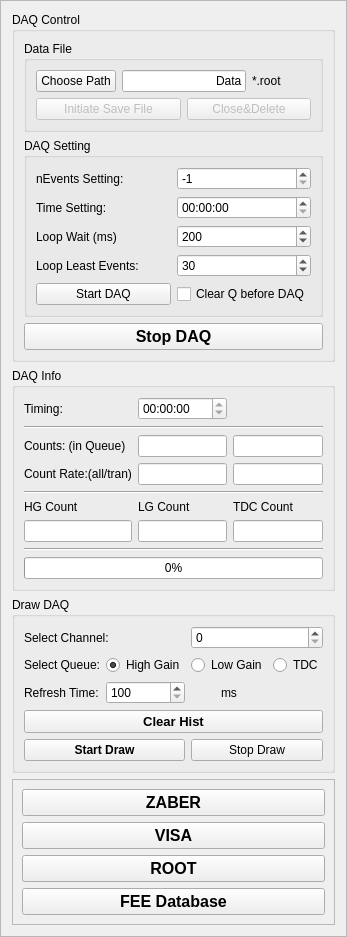
  <widget class="QFrame" name="frame_6">
   <property name="geometry">
    <rect>
     <x>670</x>
     <y>20</y>
     <width>331</width>
     <height>891</height>
    </rect>
   </property>
   <property name="frameShape">
    <enum>QFrame::StyledPanel</enum>
   </property>
   <property name="frameShadow">
    <enum>QFrame::Raised</enum>
   </property>
   <layout class="QGridLayout" name="gridLayout_23">
    <item row="3" column="0">
     <widget class="QGroupBox" name="groupBox_10">
      <property name="title">
       <string>Draw DAQ</string>
      </property>
      <layout class="QGridLayout" name="gridLayout_14">
       <item row="4" column="2" colspan="2">
        <widget class="QPushButton" name="btnStopDraw">
         <property name="font">
          <font>
           <bold>false</bold>
          </font>
         </property>
         <property name="text">
          <string>Stop Draw</string>
         </property>
        </widget>
       </item>
       <item row="1" column="2">
        <widget class="QRadioButton" name="btnLGDraw">
         <property name="text">
          <string>Low Gain</string>
         </property>
        </widget>
       </item>
       <item row="1" column="0">
        <widget class="QLabel" name="label_26">
         <property name="text">
          <string>Select Queue:</string>
         </property>
        </widget>
       </item>
       <item row="1" column="1">
        <widget class="QRadioButton" name="btnHGDraw">
         <property name="text">
          <string>High Gain</string>
         </property>
         <property name="checked">
          <bool>true</bool>
         </property>
        </widget>
       </item>
       <item row="2" column="1">
        <widget class="QSpinBox" name="boxRefreshTime">
         <property name="minimum">
          <number>100</number>
         </property>
         <property name="maximum">
          <number>999999999</number>
         </property>
        </widget>
       </item>
       <item row="2" column="0">
        <widget class="QLabel" name="label_28">
         <property name="text">
          <string>Refresh Time:</string>
         </property>
        </widget>
       </item>
       <item row="4" column="0" colspan="2">
        <widget class="QPushButton" name="btnStartDraw">
         <property name="font">
          <font>
           <bold>true</bold>
          </font>
         </property>
         <property name="text">
          <string>Start Draw</string>
         </property>
        </widget>
       </item>
       <item row="0" column="2" colspan="2">
        <widget class="QSpinBox" name="boxDrawCh">
         <property name="maximum">
          <number>32</number>
         </property>
        </widget>
       </item>
       <item row="1" column="3">
        <widget class="QRadioButton" name="btnTDCDraw">
         <property name="text">
          <string>TDC</string>
         </property>
        </widget>
       </item>
       <item row="2" column="2">
        <widget class="QLabel" name="label_29">
         <property name="text">
          <string>ms</string>
         </property>
         <property name="alignment">
          <set>Qt::AlignCenter</set>
         </property>
        </widget>
       </item>
       <item row="0" column="0" colspan="2">
        <widget class="QLabel" name="label_27">
         <property name="text">
          <string>Select Channel:</string>
         </property>
        </widget>
       </item>
       <item row="3" column="0" colspan="4">
        <widget class="QPushButton" name="btnClearDraw">
         <property name="font">
          <font>
           <pointsize>10</pointsize>
           <bold>true</bold>
          </font>
         </property>
         <property name="text">
          <string>Clear Hist</string>
         </property>
        </widget>
       </item>
      </layout>
     </widget>
    </item>
    <item row="0" column="0">
     <widget class="QGroupBox" name="grpDAQctrl">
      <property name="title">
       <string>DAQ Control</string>
      </property>
      <layout class="QGridLayout" name="gridLayout_22">
       <item row="0" column="0">
        <widget class="QGroupBox" name="groupBox_9">
         <property name="title">
          <string>Data File</string>
         </property>
         <layout class="QGridLayout" name="gridLayout_9">
          <item row="0" column="0">
           <widget class="QPushButton" name="btnPath">
            <property name="text">
             <string>Choose Path</string>
            </property>
           </widget>
          </item>
          <item row="0" column="1" colspan="2">
           <widget class="QLineEdit" name="lblFileName">
            <property name="text">
             <string>Data</string>
            </property>
            <property name="alignment">
             <set>Qt::AlignRight|Qt::AlignTrailing|Qt::AlignVCenter</set>
            </property>
           </widget>
          </item>
          <item row="0" column="3">
           <widget class="QLabel" name="lblFileSuf">
            <property name="text">
             <string>*.root</string>
            </property>
            <property name="alignment">
             <set>Qt::AlignLeading|Qt::AlignLeft|Qt::AlignVCenter</set>
            </property>
           </widget>
          </item>
          <item row="1" column="0" colspan="2">
           <widget class="QPushButton" name="btnFileInit">
            <property name="enabled">
             <bool>false</bool>
            </property>
            <property name="text">
             <string>Initiate Save File</string>
            </property>
           </widget>
          </item>
          <item row="1" column="2" colspan="2">
           <widget class="QPushButton" name="btnFileClose">
            <property name="enabled">
             <bool>false</bool>
            </property>
            <property name="text">
             <string>Close&amp;&amp;Delete</string>
            </property>
           </widget>
          </item>
         </layout>
        </widget>
       </item>
       <item row="3" column="0">
        <widget class="QPushButton" name="btnDAQStop">
         <property name="font">
          <font>
           <pointsize>12</pointsize>
           <bold>true</bold>
          </font>
         </property>
         <property name="text">
          <string>Stop DAQ</string>
         </property>
        </widget>
       </item>
       <item row="1" column="0">
        <widget class="QGroupBox" name="grpDAQStart">
         <property name="title">
          <string>DAQ Setting</string>
         </property>
         <layout class="QGridLayout" name="gridLayout_10">
          <item row="0" column="1">
           <widget class="QSpinBox" name="boxDAQEvent">
            <property name="minimum">
             <number>-1</number>
            </property>
            <property name="maximum">
             <number>999999999</number>
            </property>
            <property name="value">
             <number>-1</number>
            </property>
           </widget>
          </item>
          <item row="1" column="1">
           <widget class="QTimeEdit" name="timeDAQSetting">
            <property name="displayFormat">
             <string>HH:mm:ss</string>
            </property>
            <property name="time">
             <time>
              <hour>0</hour>
              <minute>0</minute>
              <second>0</second>
             </time>
            </property>
           </widget>
          </item>
          <item row="2" column="1">
           <widget class="QSpinBox" name="boxBufferWait">
            <property name="minimum">
             <number>1</number>
            </property>
            <property name="maximum">
             <number>999999999</number>
            </property>
            <property name="value">
             <number>200</number>
            </property>
           </widget>
          </item>
          <item row="1" column="0">
           <widget class="QLabel" name="label_19">
            <property name="text">
             <string>Time Setting:</string>
            </property>
           </widget>
          </item>
          <item row="0" column="0">
           <widget class="QLabel" name="label_32">
            <property name="text">
             <string>nEvents Setting:</string>
            </property>
           </widget>
          </item>
          <item row="2" column="0">
           <widget class="QLabel" name="label_2">
            <property name="text">
             <string>Loop Wait (ms)</string>
            </property>
           </widget>
          </item>
          <item row="3" column="0">
           <widget class="QLabel" name="label_3">
            <property name="text">
             <string>Loop Least Events:</string>
            </property>
           </widget>
          </item>
          <item row="3" column="1">
           <widget class="QSpinBox" name="boxLeastEvents">
            <property name="minimum">
             <number>1</number>
            </property>
            <property name="maximum">
             <number>1000</number>
            </property>
            <property name="value">
             <number>30</number>
            </property>
           </widget>
          </item>
          <item row="4" column="0">
           <widget class="QPushButton" name="btnDAQStart">
            <property name="text">
             <string>Start DAQ</string>
            </property>
           </widget>
          </item>
          <item row="4" column="1">
           <widget class="QCheckBox" name="boxClearQueue">
            <property name="text">
             <string>Clear Q before DAQ</string>
            </property>
           </widget>
          </item>
         </layout>
        </widget>
       </item>
      </layout>
     </widget>
    </item>
    <item row="5" column="0">
     <widget class="QFrame" name="frame_5">
      <property name="frameShape">
       <enum>QFrame::StyledPanel</enum>
      </property>
      <property name="frameShadow">
       <enum>QFrame::Raised</enum>
      </property>
      <layout class="QGridLayout" name="gridLayout_16">
       <item row="1" column="0">
        <widget class="QPushButton" name="btnZaberControl">
         <property name="font">
          <font>
           <pointsize>12</pointsize>
           <bold>true</bold>
          </font>
         </property>
         <property name="text">
          <string>ZABER</string>
         </property>
        </widget>
       </item>
       <item row="3" column="0">
        <widget class="QPushButton" name="btnDraw">
         <property name="font">
          <font>
           <pointsize>12</pointsize>
           <bold>true</bold>
          </font>
         </property>
         <property name="text">
          <string>ROOT</string>
         </property>
        </widget>
       </item>
       <item row="2" column="0">
        <widget class="QPushButton" name="btnVISAControl">
         <property name="font">
          <font>
           <pointsize>12</pointsize>
           <bold>true</bold>
          </font>
         </property>
         <property name="text">
          <string>VISA</string>
         </property>
        </widget>
       </item>
       <item row="4" column="0">
        <widget class="QPushButton" name="btnDBWin">
         <property name="font">
          <font>
           <pointsize>12</pointsize>
           <bold>true</bold>
          </font>
         </property>
         <property name="text">
          <string>FEE Database</string>
         </property>
        </widget>
       </item>
      </layout>
     </widget>
    </item>
    <item row="2" column="0">
     <widget class="QGroupBox" name="grpDAQInfo">
      <property name="title">
       <string>DAQ Info</string>
      </property>
      <layout class="QGridLayout" name="gridLayout_11">
       <item row="5" column="2">
        <widget class="QLabel" name="label_36">
         <property name="text">
          <string>TDC Count</string>
         </property>
        </widget>
       </item>
       <item row="5" column="0">
        <widget class="QLabel" name="label_25">
         <property name="text">
          <string>HG Count</string>
         </property>
        </widget>
       </item>
       <item row="2" column="1">
        <widget class="QLineEdit" name="lineDAQCount">
         <property name="readOnly">
          <bool>true</bool>
         </property>
        </widget>
       </item>
       <item row="6" column="2">
        <widget class="QLineEdit" name="lineTDCDAQCount">
         <property name="readOnly">
          <bool>true</bool>
         </property>
        </widget>
       </item>
       <item row="2" column="0">
        <widget class="QLabel" name="label_37">
         <property name="text">
          <string>Counts: (in Queue)</string>
         </property>
        </widget>
       </item>
       <item row="1" column="0" colspan="3">
        <widget class="Line" name="line_6">
         <property name="orientation">
          <enum>Qt::Horizontal</enum>
         </property>
        </widget>
       </item>
       <item row="3" column="2">
        <widget class="QLineEdit" name="lineCountRateTran">
         <property name="readOnly">
          <bool>true</bool>
         </property>
        </widget>
       </item>
       <item row="5" column="1">
        <widget class="QLabel" name="label_35">
         <property name="text">
          <string>LG Count</string>
         </property>
        </widget>
       </item>
       <item row="3" column="1">
        <widget class="QLineEdit" name="lineCountRate">
         <property name="readOnly">
          <bool>true</bool>
         </property>
        </widget>
       </item>
       <item row="9" column="0" colspan="3">
        <widget class="QProgressBar" name="pbarDAQ">
         <property name="value">
          <number>0</number>
         </property>
        </widget>
       </item>
       <item row="2" column="2">
        <widget class="QLineEdit" name="lineUnreadCount">
         <property name="readOnly">
          <bool>true</bool>
         </property>
        </widget>
       </item>
       <item row="0" column="1">
        <widget class="QTimeEdit" name="timerDAQ">
         <property name="readOnly">
          <bool>true</bool>
         </property>
         <property name="displayFormat">
          <string>HH:mm:ss</string>
         </property>
         <property name="calendarPopup">
          <bool>false</bool>
         </property>
        </widget>
       </item>
       <item row="8" column="0" colspan="3">
        <widget class="Line" name="line_19">
         <property name="orientation">
          <enum>Qt::Horizontal</enum>
         </property>
        </widget>
       </item>
       <item row="4" column="0" colspan="3">
        <widget class="Line" name="line_8">
         <property name="orientation">
          <enum>Qt::Horizontal</enum>
         </property>
        </widget>
       </item>
       <item row="6" column="1">
        <widget class="QLineEdit" name="lineLGDAQCount">
         <property name="readOnly">
          <bool>true</bool>
         </property>
        </widget>
       </item>
       <item row="6" column="0">
        <widget class="QLineEdit" name="lineHGDAQCount">
         <property name="readOnly">
          <bool>true</bool>
         </property>
        </widget>
       </item>
       <item row="0" column="0">
        <widget class="QLabel" name="label_4">
         <property name="text">
          <string>Timing:</string>
         </property>
        </widget>
       </item>
       <item row="3" column="0">
        <widget class="QLabel" name="label_31">
         <property name="text">
          <string>Count Rate:(all/tran)</string>
         </property>
        </widget>
       </item>
      </layout>
     </widget>
    </item>
    <item row="4" column="0">
     <spacer name="verticalSpacer">
      <property name="orientation">
       <enum>Qt::Vertical</enum>
      </property>
      <property name="sizeHint" stdset="0">
       <size>
        <width>20</width>
        <height>40</height>
       </size>
      </property>
     </spacer>
    </item>
   </layout>
  </widget>
